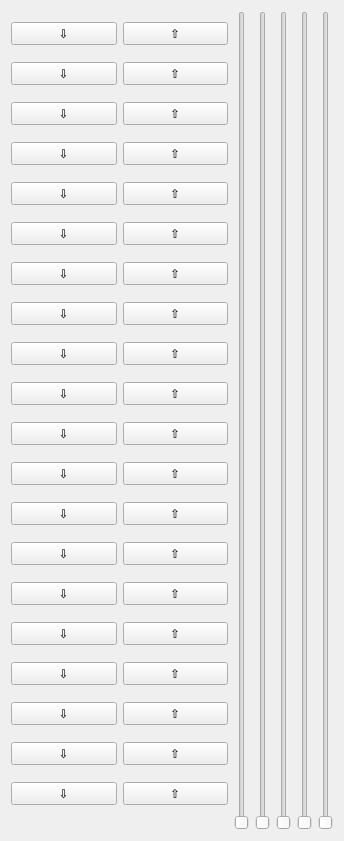
  <widget class="QWidget" name="gridLayoutWidget">
   <property name="geometry">
    <rect>
     <x>540</x>
     <y>70</y>
     <width>344</width>
     <height>841</height>
    </rect>
   </property>
   <layout class="QGridLayout" name="gridLayout_2">
    <item row="0" column="4">
     <widget class="QSlider" name="elevator1">
      <property name="minimum">
       <number>1</number>
      </property>
      <property name="maximum">
       <number>20</number>
      </property>
      <property name="singleStep">
       <number>1</number>
      </property>
      <property name="pageStep">
       <number>1</number>
      </property>
      <property name="value">
       <number>1</number>
      </property>
      <property name="sliderPosition">
       <number>1</number>
      </property>
      <property name="tracking">
       <bool>true</bool>
      </property>
      <property name="orientation">
       <enum>Qt::Vertical</enum>
      </property>
     </widget>
    </item>
    <item row="0" column="5">
     <widget class="QSlider" name="elevator2">
      <property name="minimum">
       <number>1</number>
      </property>
      <property name="maximum">
       <number>20</number>
      </property>
      <property name="pageStep">
       <number>1</number>
      </property>
      <property name="orientation">
       <enum>Qt::Vertical</enum>
      </property>
     </widget>
    </item>
    <item row="0" column="6">
     <widget class="QSlider" name="elevator3">
      <property name="minimum">
       <number>1</number>
      </property>
      <property name="maximum">
       <number>20</number>
      </property>
      <property name="pageStep">
       <number>1</number>
      </property>
      <property name="orientation">
       <enum>Qt::Vertical</enum>
      </property>
     </widget>
    </item>
    <item row="0" column="2">
     <layout class="QVBoxLayout" name="buttons">
      <item>
       <layout class="QHBoxLayout" name="b_20">
        <item>
         <widget class="QPushButton" name="down_20">
          <property name="text">
           <string>⇩</string>
          </property>
          <property name="checkable">
           <bool>true</bool>
          </property>
         </widget>
        </item>
        <item>
         <widget class="QPushButton" name="up_20">
          <property name="text">
           <string>⇧</string>
          </property>
          <property name="checkable">
           <bool>true</bool>
          </property>
          <property name="autoDefault">
           <bool>false</bool>
          </property>
          <property name="default">
           <bool>false</bool>
          </property>
          <property name="flat">
           <bool>false</bool>
          </property>
         </widget>
        </item>
       </layout>
      </item>
      <item>
       <layout class="QHBoxLayout" name="b_19">
        <item>
         <widget class="QPushButton" name="down_19">
          <property name="text">
           <string>⇩</string>
          </property>
          <property name="checkable">
           <bool>true</bool>
          </property>
         </widget>
        </item>
        <item>
         <widget class="QPushButton" name="up_19">
          <property name="text">
           <string>⇧</string>
          </property>
          <property name="checkable">
           <bool>true</bool>
          </property>
          <property name="autoDefault">
           <bool>false</bool>
          </property>
          <property name="default">
           <bool>false</bool>
          </property>
          <property name="flat">
           <bool>false</bool>
          </property>
         </widget>
        </item>
       </layout>
      </item>
      <item>
       <layout class="QHBoxLayout" name="b_18">
        <item>
         <widget class="QPushButton" name="down_18">
          <property name="text">
           <string>⇩</string>
          </property>
          <property name="checkable">
           <bool>true</bool>
          </property>
         </widget>
        </item>
        <item>
         <widget class="QPushButton" name="up_18">
          <property name="text">
           <string>⇧</string>
          </property>
          <property name="checkable">
           <bool>true</bool>
          </property>
          <property name="autoDefault">
           <bool>false</bool>
          </property>
          <property name="default">
           <bool>false</bool>
          </property>
          <property name="flat">
           <bool>false</bool>
          </property>
         </widget>
        </item>
       </layout>
      </item>
      <item>
       <layout class="QHBoxLayout" name="b_17">
        <item>
         <widget class="QPushButton" name="down_17">
          <property name="text">
           <string>⇩</string>
          </property>
          <property name="checkable">
           <bool>true</bool>
          </property>
         </widget>
        </item>
        <item>
         <widget class="QPushButton" name="up_17">
          <property name="text">
           <string>⇧</string>
          </property>
          <property name="checkable">
           <bool>true</bool>
          </property>
          <property name="autoDefault">
           <bool>false</bool>
          </property>
          <property name="default">
           <bool>false</bool>
          </property>
          <property name="flat">
           <bool>false</bool>
          </property>
         </widget>
        </item>
       </layout>
      </item>
      <item>
       <layout class="QHBoxLayout" name="b_16">
        <item>
         <widget class="QPushButton" name="down_16">
          <property name="text">
           <string>⇩</string>
          </property>
          <property name="checkable">
           <bool>true</bool>
          </property>
         </widget>
        </item>
        <item>
         <widget class="QPushButton" name="up_16">
          <property name="text">
           <string>⇧</string>
          </property>
          <property name="checkable">
           <bool>true</bool>
          </property>
          <property name="autoDefault">
           <bool>false</bool>
          </property>
          <property name="default">
           <bool>false</bool>
          </property>
          <property name="flat">
           <bool>false</bool>
          </property>
         </widget>
        </item>
       </layout>
      </item>
      <item>
       <layout class="QHBoxLayout" name="b_15">
        <item>
         <widget class="QPushButton" name="down_15">
          <property name="text">
           <string>⇩</string>
          </property>
          <property name="checkable">
           <bool>true</bool>
          </property>
         </widget>
        </item>
        <item>
         <widget class="QPushButton" name="up_15">
          <property name="text">
           <string>⇧</string>
          </property>
          <property name="checkable">
           <bool>true</bool>
          </property>
          <property name="autoDefault">
           <bool>false</bool>
          </property>
          <property name="default">
           <bool>false</bool>
          </property>
          <property name="flat">
           <bool>false</bool>
          </property>
         </widget>
        </item>
       </layout>
      </item>
      <item>
       <layout class="QHBoxLayout" name="b_14">
        <item>
         <widget class="QPushButton" name="down_14">
          <property name="text">
           <string>⇩</string>
          </property>
          <property name="checkable">
           <bool>true</bool>
          </property>
         </widget>
        </item>
        <item>
         <widget class="QPushButton" name="up_14">
          <property name="text">
           <string>⇧</string>
          </property>
          <property name="checkable">
           <bool>true</bool>
          </property>
          <property name="autoDefault">
           <bool>false</bool>
          </property>
          <property name="default">
           <bool>false</bool>
          </property>
          <property name="flat">
           <bool>false</bool>
          </property>
         </widget>
        </item>
       </layout>
      </item>
      <item>
       <layout class="QHBoxLayout" name="b_13">
        <item>
         <widget class="QPushButton" name="down_13">
          <property name="text">
           <string>⇩</string>
          </property>
          <property name="checkable">
           <bool>true</bool>
          </property>
         </widget>
        </item>
        <item>
         <widget class="QPushButton" name="up_13">
          <property name="text">
           <string>⇧</string>
          </property>
          <property name="checkable">
           <bool>true</bool>
          </property>
          <property name="autoDefault">
           <bool>false</bool>
          </property>
          <property name="default">
           <bool>false</bool>
          </property>
          <property name="flat">
           <bool>false</bool>
          </property>
         </widget>
        </item>
       </layout>
      </item>
      <item>
       <layout class="QHBoxLayout" name="b_12">
        <item>
         <widget class="QPushButton" name="down_12">
          <property name="text">
           <string>⇩</string>
          </property>
          <property name="checkable">
           <bool>true</bool>
          </property>
         </widget>
        </item>
        <item>
         <widget class="QPushButton" name="up_12">
          <property name="text">
           <string>⇧</string>
          </property>
          <property name="checkable">
           <bool>true</bool>
          </property>
          <property name="autoDefault">
           <bool>false</bool>
          </property>
          <property name="default">
           <bool>false</bool>
          </property>
          <property name="flat">
           <bool>false</bool>
          </property>
         </widget>
        </item>
       </layout>
      </item>
      <item>
       <layout class="QHBoxLayout" name="b_11">
        <item>
         <widget class="QPushButton" name="down_11">
          <property name="text">
           <string>⇩</string>
          </property>
          <property name="checkable">
           <bool>true</bool>
          </property>
         </widget>
        </item>
        <item>
         <widget class="QPushButton" name="up_11">
          <property name="text">
           <string>⇧</string>
          </property>
          <property name="checkable">
           <bool>true</bool>
          </property>
          <property name="autoDefault">
           <bool>false</bool>
          </property>
          <property name="default">
           <bool>false</bool>
          </property>
          <property name="flat">
           <bool>false</bool>
          </property>
         </widget>
        </item>
       </layout>
      </item>
      <item>
       <layout class="QHBoxLayout" name="b_10">
        <item>
         <widget class="QPushButton" name="down_10">
          <property name="text">
           <string>⇩</string>
          </property>
          <property name="checkable">
           <bool>true</bool>
          </property>
         </widget>
        </item>
        <item>
         <widget class="QPushButton" name="up_10">
          <property name="text">
           <string>⇧</string>
          </property>
          <property name="checkable">
           <bool>true</bool>
          </property>
          <property name="autoDefault">
           <bool>false</bool>
          </property>
          <property name="default">
           <bool>false</bool>
          </property>
          <property name="flat">
           <bool>false</bool>
          </property>
         </widget>
        </item>
       </layout>
      </item>
      <item>
       <layout class="QHBoxLayout" name="b_9">
        <item>
         <widget class="QPushButton" name="down_9">
          <property name="text">
           <string>⇩</string>
          </property>
          <property name="checkable">
           <bool>true</bool>
          </property>
         </widget>
        </item>
        <item>
         <widget class="QPushButton" name="up_9">
          <property name="text">
           <string>⇧</string>
          </property>
          <property name="checkable">
           <bool>true</bool>
          </property>
          <property name="autoDefault">
           <bool>false</bool>
          </property>
          <property name="default">
           <bool>false</bool>
          </property>
          <property name="flat">
           <bool>false</bool>
          </property>
         </widget>
        </item>
       </layout>
      </item>
      <item>
       <layout class="QHBoxLayout" name="b_8">
        <item>
         <widget class="QPushButton" name="down_8">
          <property name="text">
           <string>⇩</string>
          </property>
          <property name="checkable">
           <bool>true</bool>
          </property>
         </widget>
        </item>
        <item>
         <widget class="QPushButton" name="up_8">
          <property name="text">
           <string>⇧</string>
          </property>
          <property name="checkable">
           <bool>true</bool>
          </property>
          <property name="autoDefault">
           <bool>false</bool>
          </property>
          <property name="default">
           <bool>false</bool>
          </property>
          <property name="flat">
           <bool>false</bool>
          </property>
         </widget>
        </item>
       </layout>
      </item>
      <item>
       <layout class="QHBoxLayout" name="b_7">
        <item>
         <widget class="QPushButton" name="down_7">
          <property name="text">
           <string>⇩</string>
          </property>
          <property name="checkable">
           <bool>true</bool>
          </property>
         </widget>
        </item>
        <item>
         <widget class="QPushButton" name="up_7">
          <property name="text">
           <string>⇧</string>
          </property>
          <property name="checkable">
           <bool>true</bool>
          </property>
          <property name="autoDefault">
           <bool>false</bool>
          </property>
          <property name="default">
           <bool>false</bool>
          </property>
          <property name="flat">
           <bool>false</bool>
          </property>
         </widget>
        </item>
       </layout>
      </item>
      <item>
       <layout class="QHBoxLayout" name="b_6">
        <item>
         <widget class="QPushButton" name="down_6">
          <property name="text">
           <string>⇩</string>
          </property>
          <property name="checkable">
           <bool>true</bool>
          </property>
         </widget>
        </item>
        <item>
         <widget class="QPushButton" name="up_6">
          <property name="text">
           <string>⇧</string>
          </property>
          <property name="checkable">
           <bool>true</bool>
          </property>
          <property name="autoDefault">
           <bool>false</bool>
          </property>
          <property name="default">
           <bool>false</bool>
          </property>
          <property name="flat">
           <bool>false</bool>
          </property>
         </widget>
        </item>
       </layout>
      </item>
      <item>
       <layout class="QHBoxLayout" name="b_5">
        <item>
         <widget class="QPushButton" name="down_5">
          <property name="text">
           <string>⇩</string>
          </property>
          <property name="checkable">
           <bool>true</bool>
          </property>
         </widget>
        </item>
        <item>
         <widget class="QPushButton" name="up_5">
          <property name="text">
           <string>⇧</string>
          </property>
          <property name="checkable">
           <bool>true</bool>
          </property>
          <property name="autoDefault">
           <bool>false</bool>
          </property>
          <property name="default">
           <bool>false</bool>
          </property>
          <property name="flat">
           <bool>false</bool>
          </property>
         </widget>
        </item>
       </layout>
      </item>
      <item>
       <layout class="QHBoxLayout" name="b_4">
        <item>
         <widget class="QPushButton" name="down_4">
          <property name="text">
           <string>⇩</string>
          </property>
          <property name="checkable">
           <bool>true</bool>
          </property>
         </widget>
        </item>
        <item>
         <widget class="QPushButton" name="up_4">
          <property name="text">
           <string>⇧</string>
          </property>
          <property name="checkable">
           <bool>true</bool>
          </property>
          <property name="autoDefault">
           <bool>false</bool>
          </property>
          <property name="default">
           <bool>false</bool>
          </property>
          <property name="flat">
           <bool>false</bool>
          </property>
         </widget>
        </item>
       </layout>
      </item>
      <item>
       <layout class="QHBoxLayout" name="b_3">
        <item>
         <widget class="QPushButton" name="down_3">
          <property name="text">
           <string>⇩</string>
          </property>
          <property name="checkable">
           <bool>true</bool>
          </property>
         </widget>
        </item>
        <item>
         <widget class="QPushButton" name="up_3">
          <property name="text">
           <string>⇧</string>
          </property>
          <property name="checkable">
           <bool>true</bool>
          </property>
          <property name="autoDefault">
           <bool>false</bool>
          </property>
          <property name="default">
           <bool>false</bool>
          </property>
          <property name="flat">
           <bool>false</bool>
          </property>
         </widget>
        </item>
       </layout>
      </item>
      <item>
       <layout class="QHBoxLayout" name="b_2">
        <item>
         <widget class="QPushButton" name="down_2">
          <property name="text">
           <string>⇩</string>
          </property>
          <property name="checkable">
           <bool>true</bool>
          </property>
         </widget>
        </item>
        <item>
         <widget class="QPushButton" name="up_2">
          <property name="text">
           <string>⇧</string>
          </property>
          <property name="checkable">
           <bool>true</bool>
          </property>
          <property name="autoDefault">
           <bool>false</bool>
          </property>
          <property name="default">
           <bool>false</bool>
          </property>
          <property name="flat">
           <bool>false</bool>
          </property>
         </widget>
        </item>
       </layout>
      </item>
      <item>
       <layout class="QHBoxLayout" name="b_1">
        <item>
         <widget class="QPushButton" name="down_1">
          <property name="text">
           <string>⇩</string>
          </property>
          <property name="checkable">
           <bool>true</bool>
          </property>
         </widget>
        </item>
        <item>
         <widget class="QPushButton" name="up_1">
          <property name="text">
           <string>⇧</string>
          </property>
          <property name="checkable">
           <bool>true</bool>
          </property>
          <property name="autoDefault">
           <bool>false</bool>
          </property>
          <property name="default">
           <bool>false</bool>
          </property>
          <property name="flat">
           <bool>false</bool>
          </property>
         </widget>
        </item>
       </layout>
      </item>
     </layout>
    </item>
    <item row="0" column="7">
     <widget class="QSlider" name="elevator4">
      <property name="minimum">
       <number>1</number>
      </property>
      <property name="maximum">
       <number>20</number>
      </property>
      <property name="pageStep">
       <number>1</number>
      </property>
      <property name="orientation">
       <enum>Qt::Vertical</enum>
      </property>
     </widget>
    </item>
    <item row="0" column="8">
     <widget class="QSlider" name="elevator5">
      <property name="minimum">
       <number>1</number>
      </property>
      <property name="maximum">
       <number>20</number>
      </property>
      <property name="pageStep">
       <number>1</number>
      </property>
      <property name="orientation">
       <enum>Qt::Vertical</enum>
      </property>
     </widget>
    </item>
   </layout>
  </widget>
